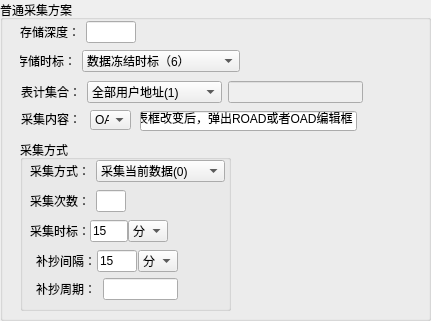
       <widget class="QGroupBox" name="groupBox_4">
        <property name="geometry">
         <rect>
          <x>290</x>
          <y>260</y>
          <width>431</width>
          <height>321</height>
         </rect>
        </property>
        <property name="title">
         <string>普通采集方案</string>
        </property>
        <widget class="QGroupBox" name="groupBox_5">
         <property name="geometry">
          <rect>
           <x>20</x>
           <y>140</y>
           <width>211</width>
           <height>171</height>
          </rect>
         </property>
         <property name="title">
          <string>采集方式</string>
         </property>
         <widget class="QWidget" name="">
          <property name="geometry">
           <rect>
            <x>10</x>
            <y>110</y>
            <width>151</width>
            <height>52</height>
           </rect>
          </property>
          <layout class="QVBoxLayout" name="verticalLayout_4">
           <item>
            <layout class="QHBoxLayout" name="horizontalLayout_40">
             <property name="spacing">
              <number>0</number>
             </property>
             <item>
              <widget class="QLabel" name="label_stdV_28">
               <property name="sizePolicy">
                <sizepolicy hsizetype="Fixed" vsizetype="Preferred">
                 <horstretch>0</horstretch>
                 <verstretch>0</verstretch>
                </sizepolicy>
               </property>
               <property name="minimumSize">
                <size>
                 <width>65</width>
                 <height>0</height>
                </size>
               </property>
               <property name="maximumSize">
                <size>
                 <width>60</width>
                 <height>16777215</height>
                </size>
               </property>
               <property name="text">
                <string>补抄间隔：</string>
               </property>
               <property name="alignment">
                <set>Qt::AlignRight|Qt::AlignTrailing|Qt::AlignVCenter</set>
               </property>
              </widget>
             </item>
             <item>
              <widget class="QLineEdit" name="lineEdit_maddr_10">
               <property name="sizePolicy">
                <sizepolicy hsizetype="Minimum" vsizetype="Fixed">
                 <horstretch>0</horstretch>
                 <verstretch>0</verstretch>
                </sizepolicy>
               </property>
               <property name="minimumSize">
                <size>
                 <width>40</width>
                 <height>0</height>
                </size>
               </property>
               <property name="maximumSize">
                <size>
                 <width>30</width>
                 <height>16777215</height>
                </size>
               </property>
               <property name="sizeIncrement">
                <size>
                 <width>150</width>
                 <height>0</height>
                </size>
               </property>
               <property name="baseSize">
                <size>
                 <width>150</width>
                 <height>0</height>
                </size>
               </property>
               <property name="text">
                <string>15</string>
               </property>
               <property name="maxLength">
                <number>2</number>
               </property>
              </widget>
             </item>
             <item>
              <widget class="QComboBox" name="comboBox_6">
               <property name="minimumSize">
                <size>
                 <width>40</width>
                 <height>0</height>
                </size>
               </property>
               <property name="maximumSize">
                <size>
                 <width>35</width>
                 <height>16777215</height>
                </size>
               </property>
               <property name="currentIndex">
                <number>1</number>
               </property>
               <item>
                <property name="text">
                 <string>秒</string>
                </property>
               </item>
               <item>
                <property name="text">
                 <string>分</string>
                </property>
               </item>
               <item>
                <property name="text">
                 <string>时</string>
                </property>
               </item>
               <item>
                <property name="text">
                 <string>日</string>
                </property>
               </item>
               <item>
                <property name="text">
                 <string>月</string>
                </property>
               </item>
               <item>
                <property name="text">
                 <string>年</string>
                </property>
               </item>
              </widget>
             </item>
            </layout>
           </item>
           <item>
            <layout class="QHBoxLayout" name="horizontalLayout_41">
             <item>
              <widget class="QLabel" name="label_stdV_29">
               <property name="sizePolicy">
                <sizepolicy hsizetype="Fixed" vsizetype="Preferred">
                 <horstretch>0</horstretch>
                 <verstretch>0</verstretch>
                </sizepolicy>
               </property>
               <property name="minimumSize">
                <size>
                 <width>65</width>
                 <height>0</height>
                </size>
               </property>
               <property name="maximumSize">
                <size>
                 <width>60</width>
                 <height>16777215</height>
                </size>
               </property>
               <property name="text">
                <string>补抄周期：</string>
               </property>
               <property name="alignment">
                <set>Qt::AlignRight|Qt::AlignTrailing|Qt::AlignVCenter</set>
               </property>
              </widget>
             </item>
             <item>
              <widget class="QLineEdit" name="lineEdit_11">
               <property name="minimumSize">
                <size>
                 <width>75</width>
                 <height>0</height>
                </size>
               </property>
               <property name="maximumSize">
                <size>
                 <width>0</width>
                 <height>16777215</height>
                </size>
               </property>
              </widget>
             </item>
            </layout>
           </item>
          </layout>
         </widget>
         <widget class="QWidget" name="">
          <property name="geometry">
           <rect>
            <x>10</x>
            <y>80</y>
            <width>139</width>
            <height>22</height>
           </rect>
          </property>
          <layout class="QHBoxLayout" name="horizontalLayout_39">
           <property name="spacing">
            <number>0</number>
           </property>
           <item>
            <widget class="QLabel" name="label_stdV_27">
             <property name="sizePolicy">
              <sizepolicy hsizetype="Fixed" vsizetype="Preferred">
               <horstretch>0</horstretch>
               <verstretch>0</verstretch>
              </sizepolicy>
             </property>
             <property name="minimumSize">
              <size>
               <width>30</width>
               <height>0</height>
              </size>
             </property>
             <property name="maximumSize">
              <size>
               <width>60</width>
               <height>16777215</height>
              </size>
             </property>
             <property name="text">
              <string>采集时标：</string>
             </property>
             <property name="alignment">
              <set>Qt::AlignRight|Qt::AlignTrailing|Qt::AlignVCenter</set>
             </property>
            </widget>
           </item>
           <item>
            <widget class="QLineEdit" name="lineEdit_maddr_9">
             <property name="sizePolicy">
              <sizepolicy hsizetype="Minimum" vsizetype="Fixed">
               <horstretch>0</horstretch>
               <verstretch>0</verstretch>
              </sizepolicy>
             </property>
             <property name="minimumSize">
              <size>
               <width>38</width>
               <height>0</height>
              </size>
             </property>
             <property name="maximumSize">
              <size>
               <width>30</width>
               <height>16777215</height>
              </size>
             </property>
             <property name="sizeIncrement">
              <size>
               <width>150</width>
               <height>0</height>
              </size>
             </property>
             <property name="baseSize">
              <size>
               <width>150</width>
               <height>0</height>
              </size>
             </property>
             <property name="text">
              <string>15</string>
             </property>
             <property name="maxLength">
              <number>2</number>
             </property>
            </widget>
           </item>
           <item>
            <widget class="QComboBox" name="comboBox_5">
             <property name="minimumSize">
              <size>
               <width>40</width>
               <height>0</height>
              </size>
             </property>
             <property name="maximumSize">
              <size>
               <width>35</width>
               <height>16777215</height>
              </size>
             </property>
             <property name="currentIndex">
              <number>1</number>
             </property>
             <item>
              <property name="text">
               <string>秒</string>
              </property>
             </item>
             <item>
              <property name="text">
               <string>分</string>
              </property>
             </item>
             <item>
              <property name="text">
               <string>时</string>
              </property>
             </item>
             <item>
              <property name="text">
               <string>日</string>
              </property>
             </item>
             <item>
              <property name="text">
               <string>月</string>
              </property>
             </item>
             <item>
              <property name="text">
               <string>年</string>
              </property>
             </item>
            </widget>
           </item>
          </layout>
         </widget>
         <widget class="QWidget" name="">
          <property name="geometry">
           <rect>
            <x>10</x>
            <y>50</y>
            <width>98</width>
            <height>22</height>
           </rect>
          </property>
          <layout class="QHBoxLayout" name="horizontalLayout_36">
           <item>
            <widget class="QLabel" name="label_stdV_26">
             <property name="sizePolicy">
              <sizepolicy hsizetype="Fixed" vsizetype="Preferred">
               <horstretch>0</horstretch>
               <verstretch>0</verstretch>
              </sizepolicy>
             </property>
             <property name="minimumSize">
              <size>
               <width>30</width>
               <height>0</height>
              </size>
             </property>
             <property name="maximumSize">
              <size>
               <width>60</width>
               <height>16777215</height>
              </size>
             </property>
             <property name="text">
              <string>采集次数：</string>
             </property>
             <property name="alignment">
              <set>Qt::AlignRight|Qt::AlignTrailing|Qt::AlignVCenter</set>
             </property>
            </widget>
           </item>
           <item>
            <widget class="QLineEdit" name="lineEdit_10">
             <property name="minimumSize">
              <size>
               <width>30</width>
               <height>0</height>
              </size>
             </property>
             <property name="maximumSize">
              <size>
               <width>30</width>
               <height>16777215</height>
              </size>
             </property>
            </widget>
           </item>
          </layout>
         </widget>
         <widget class="QWidget" name="">
          <property name="geometry">
           <rect>
            <x>10</x>
            <y>20</y>
            <width>195</width>
            <height>22</height>
           </rect>
          </property>
          <layout class="QHBoxLayout" name="horizontalLayout_43">
           <item>
            <widget class="QLabel" name="label_stdV_25">
             <property name="sizePolicy">
              <sizepolicy hsizetype="Fixed" vsizetype="Preferred">
               <horstretch>0</horstretch>
               <verstretch>0</verstretch>
              </sizepolicy>
             </property>
             <property name="minimumSize">
              <size>
               <width>30</width>
               <height>0</height>
              </size>
             </property>
             <property name="maximumSize">
              <size>
               <width>60</width>
               <height>16777215</height>
              </size>
             </property>
             <property name="text">
              <string>采集方式：</string>
             </property>
             <property name="alignment">
              <set>Qt::AlignRight|Qt::AlignTrailing|Qt::AlignVCenter</set>
             </property>
            </widget>
           </item>
           <item>
            <widget class="QComboBox" name="comboBox_baudrate_8">
             <property name="currentIndex">
              <number>0</number>
             </property>
             <item>
              <property name="text">
               <string>采集当前数据(0)</string>
              </property>
             </item>
             <item>
              <property name="text">
               <string>采集上第N次(1)</string>
              </property>
             </item>
             <item>
              <property name="text">
               <string>按冻结时标采集(2)</string>
              </property>
             </item>
             <item>
              <property name="text">
               <string>按时标间隔采集(3)</string>
              </property>
             </item>
             <item>
              <property name="text">
               <string>补抄(4)</string>
              </property>
             </item>
            </widget>
           </item>
          </layout>
         </widget>
        </widget>
        <widget class="QComboBox" name="comboBox_baudrate_11">
         <property name="geometry">
          <rect>
           <x>90</x>
           <y>110</y>
           <width>41</width>
           <height>20</height>
          </rect>
         </property>
         <property name="maximumSize">
          <size>
           <width>135</width>
           <height>16777215</height>
          </size>
         </property>
         <property name="currentIndex">
          <number>0</number>
         </property>
         <item>
          <property name="text">
           <string>OAD</string>
          </property>
         </item>
         <item>
          <property name="text">
           <string>ROAD</string>
          </property>
         </item>
        </widget>
        <widget class="QWidget" name="">
         <property name="geometry">
          <rect>
           <x>20</x>
           <y>21</y>
           <width>118</width>
           <height>22</height>
          </rect>
         </property>
         <layout class="QHBoxLayout" name="horizontalLayout_44">
          <item>
           <widget class="QLabel" name="label_stdV_9">
            <property name="sizePolicy">
             <sizepolicy hsizetype="Fixed" vsizetype="Preferred">
              <horstretch>0</horstretch>
              <verstretch>0</verstretch>
             </sizepolicy>
            </property>
            <property name="minimumSize">
             <size>
              <width>30</width>
              <height>0</height>
             </size>
            </property>
            <property name="maximumSize">
             <size>
              <width>60</width>
              <height>16777215</height>
             </size>
            </property>
            <property name="text">
             <string>存储深度：</string>
            </property>
            <property name="alignment">
             <set>Qt::AlignRight|Qt::AlignTrailing|Qt::AlignVCenter</set>
            </property>
           </widget>
          </item>
          <item>
           <widget class="QLineEdit" name="lineEdit_9">
            <property name="maximumSize">
             <size>
              <width>50</width>
              <height>16777215</height>
             </size>
            </property>
           </widget>
          </item>
         </layout>
        </widget>
        <widget class="QWidget" name="">
         <property name="geometry">
          <rect>
           <x>20</x>
           <y>50</y>
           <width>220</width>
           <height>22</height>
          </rect>
         </property>
         <layout class="QHBoxLayout" name="horizontalLayout_42">
          <item>
           <widget class="QLabel" name="label_stdV_30">
            <property name="sizePolicy">
             <sizepolicy hsizetype="Fixed" vsizetype="Preferred">
              <horstretch>0</horstretch>
              <verstretch>0</verstretch>
             </sizepolicy>
            </property>
            <property name="minimumSize">
             <size>
              <width>30</width>
              <height>0</height>
             </size>
            </property>
            <property name="maximumSize">
             <size>
              <width>60</width>
              <height>16777215</height>
             </size>
            </property>
            <property name="text">
             <string>存储时标：</string>
            </property>
            <property name="alignment">
             <set>Qt::AlignRight|Qt::AlignTrailing|Qt::AlignVCenter</set>
            </property>
           </widget>
          </item>
          <item>
           <widget class="QComboBox" name="comboBox_baudrate_9">
            <property name="currentIndex">
             <number>6</number>
            </property>
            <item>
             <property name="text">
              <string>未定义(0)</string>
             </property>
            </item>
            <item>
             <property name="text">
              <string>任务开始时间(1)</string>
             </property>
            </item>
            <item>
             <property name="text">
              <string>相对当日0点0分(2)</string>
             </property>
            </item>
            <item>
             <property name="text">
              <string>相对上日23点59分(3)</string>
             </property>
            </item>
            <item>
             <property name="text">
              <string>相对上日0点0分(4)</string>
             </property>
            </item>
            <item>
             <property name="text">
              <string>相对当月1日0点0分（5）</string>
             </property>
            </item>
            <item>
             <property name="text">
              <string>数据冻结时标（6）</string>
             </property>
            </item>
           </widget>
          </item>
         </layout>
        </widget>
        <widget class="QWidget" name="">
         <property name="geometry">
          <rect>
           <x>21</x>
           <y>81</y>
           <width>342</width>
           <height>22</height>
          </rect>
         </property>
         <layout class="QHBoxLayout" name="horizontalLayout_45">
          <item>
           <widget class="QLabel" name="label_stdV_31">
            <property name="sizePolicy">
             <sizepolicy hsizetype="Fixed" vsizetype="Preferred">
              <horstretch>0</horstretch>
              <verstretch>0</verstretch>
             </sizepolicy>
            </property>
            <property name="minimumSize">
             <size>
              <width>30</width>
              <height>0</height>
             </size>
            </property>
            <property name="maximumSize">
             <size>
              <width>60</width>
              <height>16777215</height>
             </size>
            </property>
            <property name="text">
             <string>表计集合：</string>
            </property>
            <property name="alignment">
             <set>Qt::AlignRight|Qt::AlignTrailing|Qt::AlignVCenter</set>
            </property>
           </widget>
          </item>
          <item>
           <widget class="QComboBox" name="comboBox_baudrate_10">
            <property name="maximumSize">
             <size>
              <width>135</width>
              <height>16777215</height>
             </size>
            </property>
            <property name="currentIndex">
             <number>1</number>
            </property>
            <item>
             <property name="text">
              <string>无电能表(0)</string>
             </property>
            </item>
            <item>
             <property name="text">
              <string>全部用户地址(1)</string>
             </property>
            </item>
            <item>
             <property name="text">
              <string>一组用户类型(2)</string>
             </property>
            </item>
            <item>
             <property name="text">
              <string>一组用户地址(3)</string>
             </property>
            </item>
            <item>
             <property name="text">
              <string>一组配置序号(4)</string>
             </property>
            </item>
            <item>
             <property name="text">
              <string>一组用户类型区间(5)</string>
             </property>
            </item>
            <item>
             <property name="text">
              <string>一组用户地址区间(6)</string>
             </property>
            </item>
            <item>
             <property name="text">
              <string>一组配置序号区间(7)</string>
             </property>
            </item>
           </widget>
          </item>
          <item>
           <widget class="QLineEdit" name="lineEdit_12">
            <property name="enabled">
             <bool>false</bool>
            </property>
            <property name="minimumSize">
             <size>
              <width>60</width>
              <height>0</height>
             </size>
            </property>
           </widget>
          </item>
         </layout>
        </widget>
        <widget class="QLabel" name="label_stdV_32">
         <property name="geometry">
          <rect>
           <x>21</x>
           <y>111</y>
           <width>60</width>
           <height>16</height>
          </rect>
         </property>
         <property name="sizePolicy">
          <sizepolicy hsizetype="Fixed" vsizetype="Preferred">
           <horstretch>0</horstretch>
           <verstretch>0</verstretch>
          </sizepolicy>
         </property>
         <property name="minimumSize">
          <size>
           <width>30</width>
           <height>0</height>
          </size>
         </property>
         <property name="maximumSize">
          <size>
           <width>60</width>
           <height>16777215</height>
          </size>
         </property>
         <property name="text">
          <string>采集内容：</string>
         </property>
         <property name="alignment">
          <set>Qt::AlignRight|Qt::AlignTrailing|Qt::AlignVCenter</set>
         </property>
        </widget>
        <widget class="QLineEdit" name="lineEdit_13">
         <property name="geometry">
          <rect>
           <x>140</x>
           <y>111</y>
           <width>217</width>
           <height>20</height>
          </rect>
         </property>
         <property name="minimumSize">
          <size>
           <width>201</width>
           <height>0</height>
          </size>
         </property>
         <property name="maximumSize">
          <size>
           <width>217</width>
           <height>16777215</height>
          </size>
         </property>
         <property name="text">
          <string>列表框改变后，弹出ROAD或者OAD编辑框</string>
         </property>
        </widget>
       </widget>
